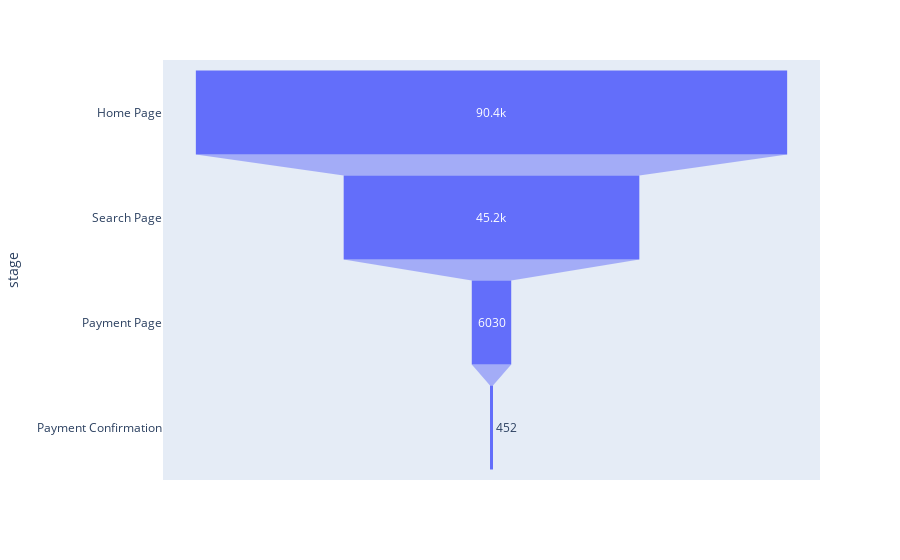

Write notebook code for a chart like this one.
### Code cell
data = dict(
    number = wholeFunnel,
    stage=["Home Page", "Search Page", "Payment Page", "Payment Confirmation"])
fig = px.funnel(data, x='number', y='stage')
fig.show()

### Figure 1 — Plotly figure (JSON) as saved in the notebook; plotly's stock layout.template omitted (floating-point values rounded to 4 significant figures)
{"data": [{"hovertemplate": "number=%{x}<br>stage=%{y}<extra></extra>", "legendgroup": "", "marker": {"color": "#636efa"}, "name": "", "orientation": "h", "showlegend": false, "type": "funnel", "x": [90400, 45200, 6030, 452], "xaxis": "x", "y": ["Home Page", "Search Page", "Payment Page", "Payment Confirmation"], "yaxis": "y"}], "layout": {"legend": {"tracegroupgap": 0}, "margin": {"t": 60}, "xaxis": {"anchor": "y", "domain": [0, 1], "title": {"text": "number"}}, "yaxis": {"anchor": "x", "domain": [0, 1], "title": {"text": "stage"}}}}
